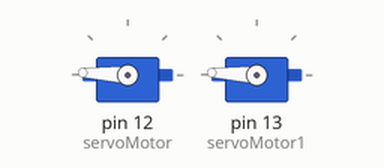
A sketch run on a simulated Arduino Uno, built with avr-gcc and run on an emulated ATmega328P. Shown: 2 × servo.

Above: at 0.05 s.
At 0.9 s:
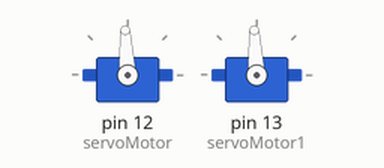
At 1.75 s:
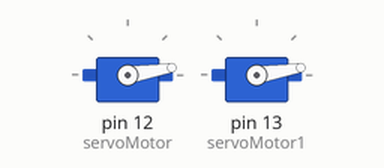
At 3.5 s:
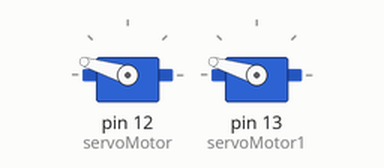
Timing chart, 0 to 8.4 s (numbered marks = the images above):
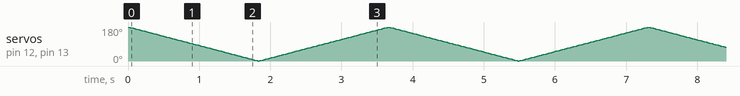

The sketch:

Cola_dragon.ino
```cpp
#include <Servo.h>

  Servo servoMotor;
  Servo servoMotor1;
  int pos1=180;
  void setup()
  {
  Serial.begin(9600);
  servoMotor.attach(12);
  servoMotor1.attach(13);
  servoMotor.write(180);
  servoMotor1.write(180);
}

void loop() {

for(pos1=180; pos1>0; pos1--)
{

  servoMotor.write(pos1);
  servoMotor1.write(pos1);
  delay(10);
  }
for(pos1=0; pos1<180; pos1++)
{

  servoMotor.write(pos1);
  servoMotor1.write(pos1);
  delay(10);
  }
}
```
